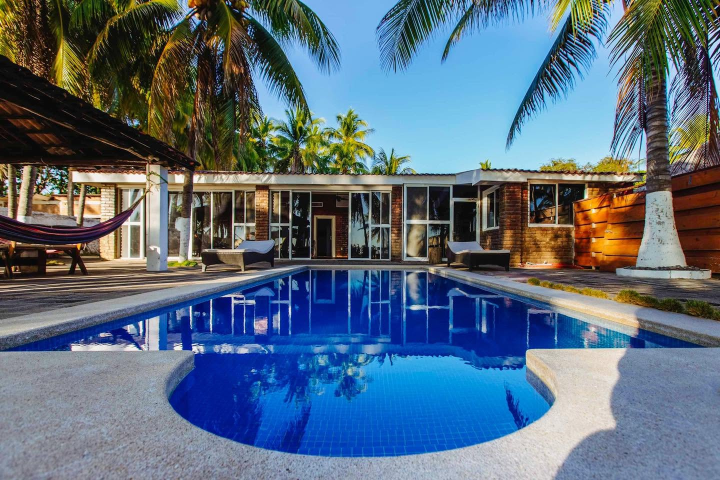
#> input picture media/originals/varadero1.jpg, 1440 x 960 px (shown at 1/2 size); its folder holds 2 pictures in this run
$ python unificar-color.py ../media/originals ../media/originals/varadero2.jpg
#> lines starting #> are read from the running program, lines starting #| are printed output that depends on the picture
"""Unifica el color de los keyframes del recorrido antes de generar los videos.

Cada foto se tomó con otra luz y otro procesado (una HDR muy saturada, otra al
atardecer, otra con bruma). Si el modelo de video recibe fotos tan distintas, la
transición cambia de color de golpe. Este script:

1. Encuadra todas a 16:9 y las deja en 2560x1440.
2. Acerca cada foto al promedio del grupo: balance de blancos, exposición y
   saturación. No las iguala del todo, solo reduce la diferencia (FUERZA).
3. Aplica el mismo look a todas: curva suave, azules saturados contenidos y un
   toque cálido en las luces.

Es determinista y local: no inventa detalle, solo mueve el color.

Uso: python scripts/unificar-color.py <carpeta_entrada> <carpeta_salida>
"""

from __future__ import annotations

import sys
from pathlib import Path

import numpy as np
from PIL import Image

ANCHO, ALTO = 2560, 1440
FUERZA = 0.65  # 0 = sin normalizar, 1 = igualar al promedio del grupo
# El balance de blancos va más suave: el promedio del grupo es cálido por los
# interiores de ladrillo y, a fuerza completa, tiñe de rosa las nubes.
FUERZA_BLANCOS = 0.35


def encuadrar(img: Image.Image) -> np.ndarray:
    w, h = img.size
#> w = 1440; h = 960
    objetivo = ANCHO / ALTO
    if w / h > objetivo:
        nuevo_w = round(h * objetivo)
        img = img.crop(((w - nuevo_w) // 2, 0, (w - nuevo_w) // 2 + nuevo_w, h))
    else:
        nuevo_h = round(w / objetivo)
#> nuevo_h = 810
        img = img.crop((0, (h - nuevo_h) // 2, w, (h - nuevo_h) // 2 + nuevo_h))
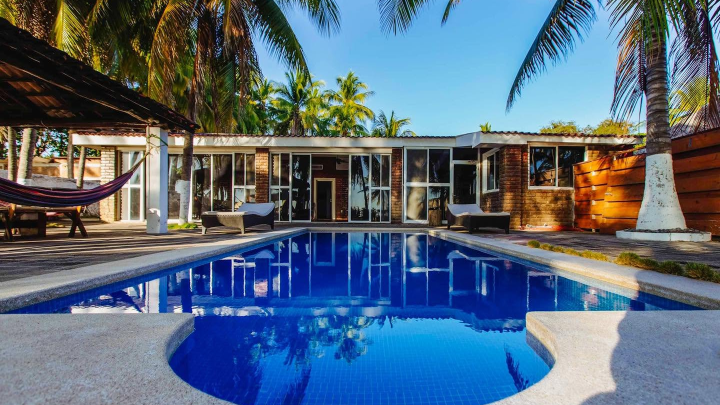
#> img: PIL image 1440x810 RGB (shown at 1/2 size); mean R, G, B 87.9, 105.4, 123.4
    img = img.resize((ANCHO, ALTO), Image.LANCZOS)
#> img: PIL image 2560x1440 RGB
    return np.asarray(img.convert("RGB"), dtype=np.float32) / 255.0


def luminancia(rgb: np.ndarray) -> np.ndarray:
    return 0.2126 * rgb[..., 0] + 0.7152 * rgb[..., 1] + 0.0722 * rgb[..., 2]


def saturacion(rgb: np.ndarray) -> np.ndarray:
    mx, mn = rgb.max(axis=-1), rgb.min(axis=-1)
    return np.where(mx > 0, (mx - mn) / np.maximum(mx, 1e-6), 0)


def medir(rgb: np.ndarray) -> dict:
    lum = luminancia(rgb)
    return {
        "medias": rgb.reshape(-1, 3).mean(axis=0),
        "negro": np.percentile(lum, 1),
        "blanco": np.percentile(lum, 99),
        "medio": np.median(lum),
        "sat": saturacion(rgb).mean(),
    }


def ajustar_saturacion(rgb: np.ndarray, factor: np.ndarray | float) -> np.ndarray:
    gris = luminancia(rgb)[..., None]
    return gris + (rgb - gris) * factor


def normalizar(rgb: np.ndarray, m: dict, grupo: dict) -> np.ndarray:
    # Balance de blancos: acerca la proporción entre canales a la del grupo,
    # sin tocar las luces altas para que nubes y paredes blancas sigan blancas.
    proporcion = m["medias"] / m["medias"].mean()
    proporcion_grupo = grupo["medias"] / grupo["medias"].mean()
    lum = luminancia(rgb)[..., None]
    proteger = 1 - np.clip((lum - 0.6) / 0.3, 0, 1)
    rgb = rgb * (1 + FUERZA_BLANCOS * proteger * (proporcion_grupo / proporcion - 1))

    # Exposición y contraste: lleva negro, medio y blanco hacia los del grupo.
    negro = m["negro"] + FUERZA * (grupo["negro"] - m["negro"])
    blanco = m["blanco"] + FUERZA * (grupo["blanco"] - m["blanco"])
    rgb = (rgb - m["negro"]) / max(m["blanco"] - m["negro"], 1e-3) * (blanco - negro) + negro
    medio_actual = np.median(luminancia(np.clip(rgb, 0, 1)))
    medio = medio_actual + FUERZA * (grupo["medio"] - medio_actual)
    gamma = np.log(np.clip(medio, 0.05, 0.95)) / np.log(np.clip(medio_actual, 0.05, 0.95))
    rgb = np.clip(rgb, 0, 1) ** gamma

    # Saturación: acerca la saturación media a la del grupo.
    sat = saturacion(rgb).mean()
    factor = 1 + FUERZA * (grupo["sat"] / max(sat, 1e-3) - 1)
    return np.clip(ajustar_saturacion(rgb, np.clip(factor, 0.75, 1.25)), 0, 1)


def look(rgb: np.ndarray) -> np.ndarray:
    # Azules muy saturados (piscina y cielo HDR) un poco más contenidos.
    r, g, b = rgb[..., 0], rgb[..., 1], rgb[..., 2]
    azul = np.clip((b - np.maximum(r, g)) * 2.5, 0, 1) * saturacion(rgb)
    rgb = ajustar_saturacion(rgb, (1 - 0.18 * azul)[..., None])

    # Curva en S suave.
    rgb = np.clip(rgb, 0, 1)
    rgb = 0.85 * rgb + 0.15 * (0.5 - 0.5 * np.cos(np.pi * rgb))

    # Toque cálido en las luces, sombras neutras.
    lum = luminancia(np.clip(rgb, 0, 1))[..., None]
    calido = np.array([1.025, 1.005, 0.975], dtype=np.float32)
    rgb = rgb * (1 + (calido - 1) * lum)
    return np.clip(rgb, 0, 1)


def main(entrada: Path, salida: Path) -> None:
    salida.mkdir(parents=True, exist_ok=True)
    archivos = sorted(p for p in entrada.iterdir() if p.suffix.lower() in {".png", ".jpg", ".jpeg", ".webp"})
    fotos = {p.stem: encuadrar(Image.open(p)) for p in archivos}
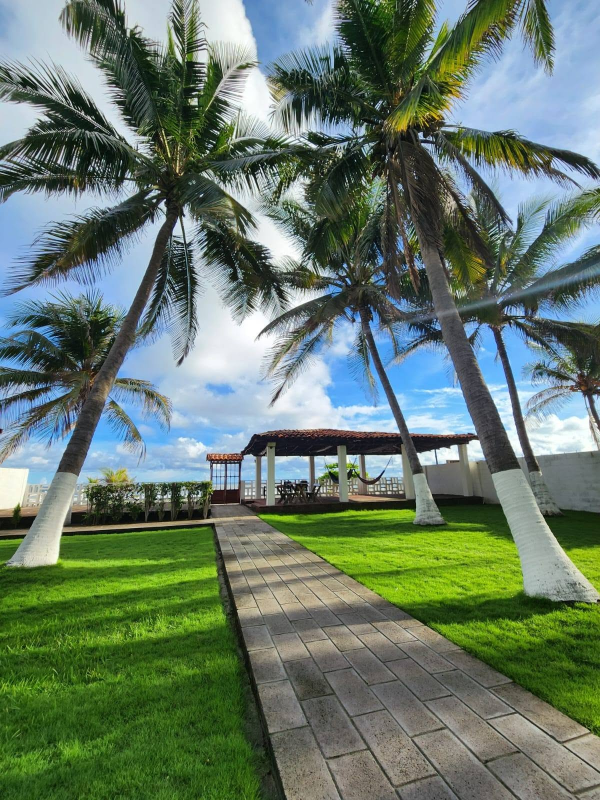
#> input picture media/originals/varadero2.jpg, 1200 x 1600 px (shown at 1/2 size)
#> in encuadrar (call 2), `w, h = img.size`: w = 1200; h = 1600
#> in encuadrar (call 2), `nuevo_h = round(w / objetivo)`: nuevo_h = 675
#> in encuadrar (call 2), `img = img.crop((0, (h - nuevo_h) // 2, w, (h - nuevo_h) // 2 + nuevo_h))`:
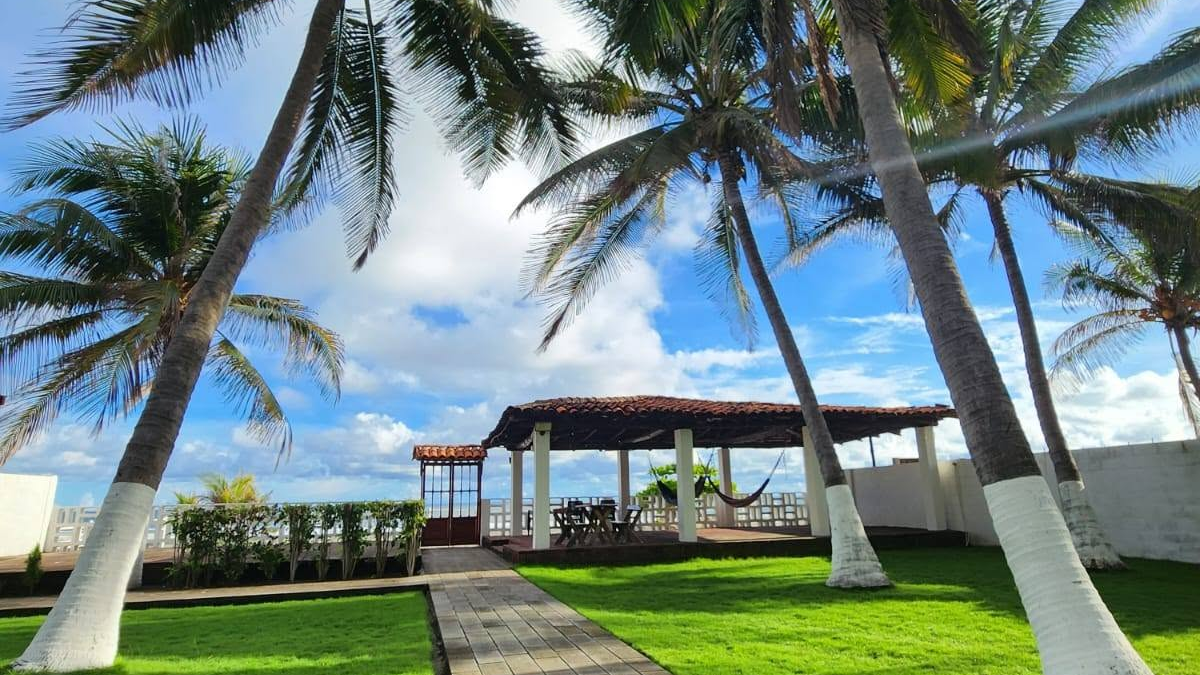
#> img: PIL image 1200x675 RGB; mean R, G, B 111, 131.6, 129.5
#> fotos = 2 items
    medidas = {k: medir(v) for k, v in fotos.items()}
#> medidas = 2 items
    grupo = {
        "medias": np.mean([m["medias"] for m in medidas.values()], axis=0),
        **{c: float(np.median([m[c] for m in medidas.values()])) for c in ("negro", "blanco", "medio", "sat")},
    }
#> grupo = {'medias': [0.39, 0.465, 0.497], 'negro': 0.0475, 'blanco': 0.931, 'medio': 0.452, 'sat': 0.41}
    for nombre, rgb in fotos.items():
        final = look(normalizar(rgb, medidas[nombre], grupo))
        Image.fromarray((final * 255 + 0.5).astype(np.uint8)).save(salida / f"{nombre}.png", optimize=True)
        antes, despues = medidas[nombre], medir(final)
        print(
            f"{nombre:18} medio {antes['medio']:.2f}→{despues['medio']:.2f}  "
            f"sat {antes['sat']:.2f}→{despues['sat']:.2f}"
        )
#> this loop made 2 passes
#> (nombre, proporcion in normalizar, proporcion_grupo in normalizar, negro in normalizar, blanco in normalizar, medio_actual in normalizar, medio in normalizar, gamma in normalizar) on passes 1 to 2: ('varadero1', [0.83, 1, 1.17], [0.865, 1.03, 1.1], 0.0425, 0.915, 0.408, 0.437, 0.924), ('varadero2', [0.895, 1.06, 1.04], [0.865, 1.03, 1.1], 0.0524, 0.946, 0.495, 0.467, 1.08)
#| varadero1          medio 0.39→0.43  sat 0.51→0.44
#| varadero2          medio 0.52→0.47  sat 0.31→0.37
#> pass 1, in normalizar, `lum = luminancia(rgb)[..., None]`:
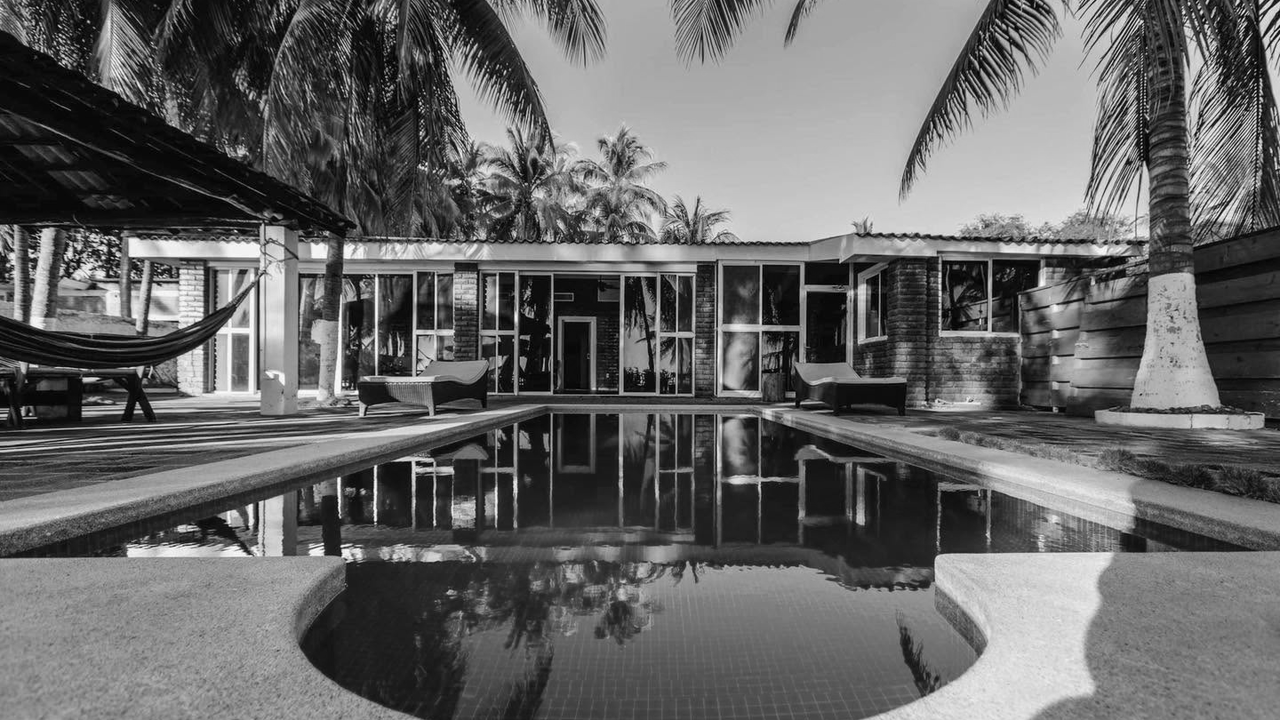
#> lum: shape (1440, 2560, 1) float32 (shown at 1/2 size); min 0, max 1, mean 0.404
#> pass 1, in normalizar, `proteger = 1 - np.clip((lum - 0.6) / 0.3, 0, 1)`:
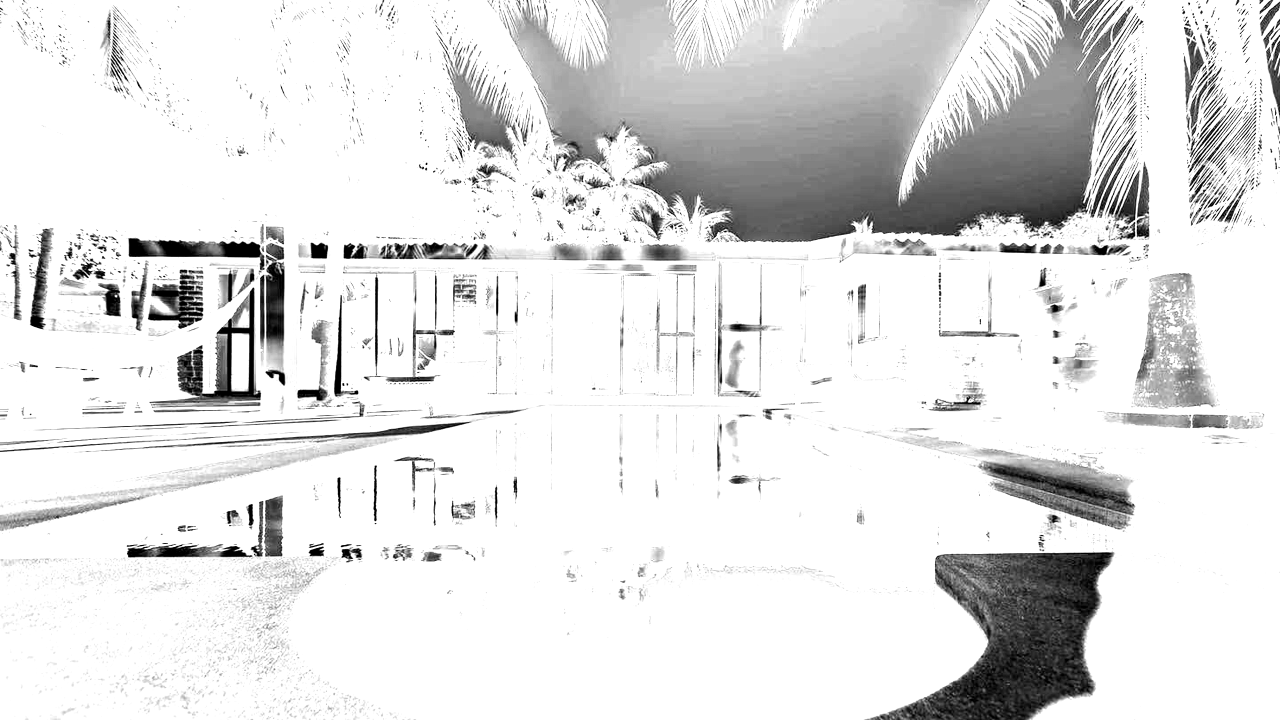
#> proteger: shape (1440, 2560, 1) float32 (shown at 1/2 size); min 0, max 1, mean 0.885
#> after the loop:
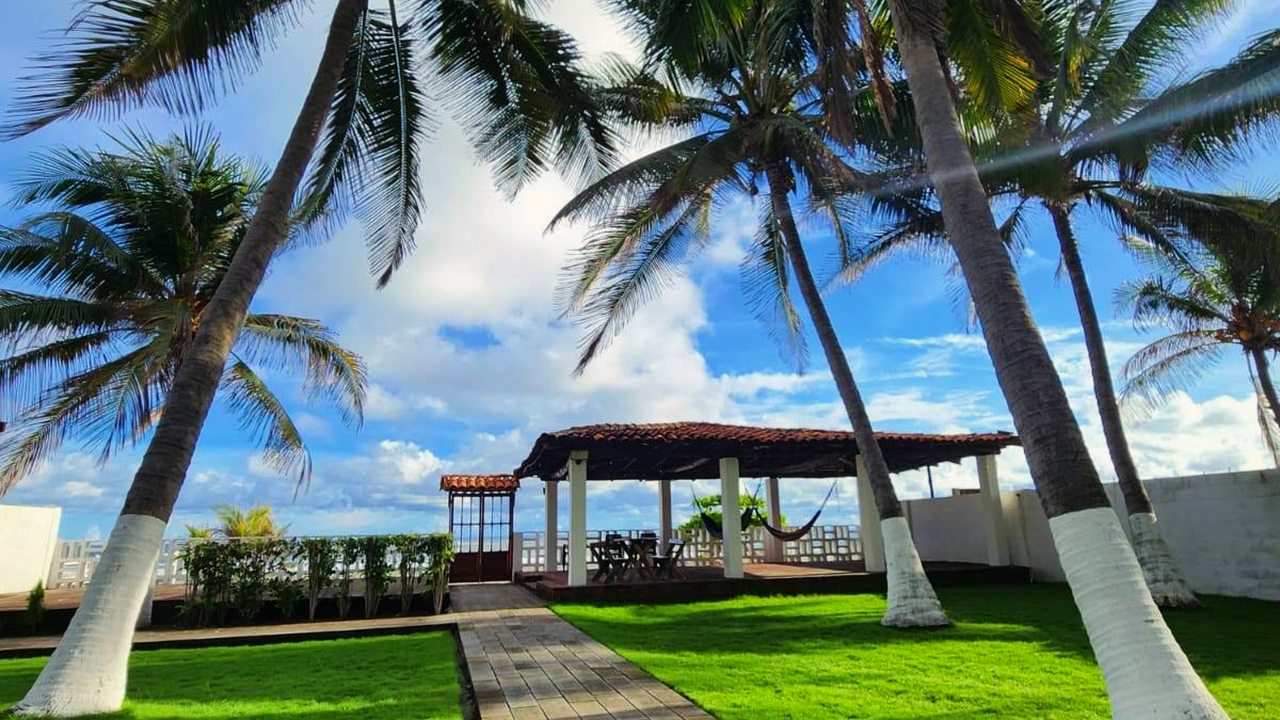
#> final: shape (1440, 2560, 3) float32 (shown at 1/2 size); mean of channels 0, 1, 2 0.388, 0.475, 0.467; drawn as R, G, B


if __name__ == "__main__":
    main(Path(sys.argv[1]), Path(sys.argv[2]))
